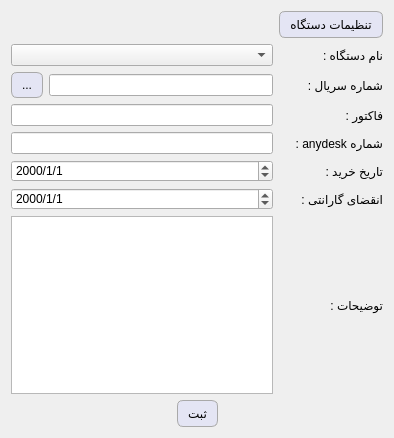
<?xml version="1.0" encoding="UTF-8"?>
<ui version="4.0">
 <class>ProductRegister</class>
 <widget class="QWidget" name="ProductRegister">
  <property name="geometry">
   <rect>
    <x>0</x>
    <y>0</y>
    <width>394</width>
    <height>438</height>
   </rect>
  </property>
  <property name="windowTitle">
   <string>محصولات</string>
  </property>
  <property name="styleSheet">
   <string notr="true">QPushButton {
    background-color: rgb(228, 229, 244); /* Light gray background */
    border: 1px solid #a9a9a9; /* Darker gray border for a 3D effect */
    border-radius: 6px; /* Rounded corners */
    padding: 5px 10px; /* Padding for a button-like appearance */
    color: black; /* Text color */
    
    /* Subtle gradient for a shiny effect */
    background: qlineargradient(spread:pad, x1:0, y1:0, x2:0, y2:1, 
                                stop:0 #f0f0f0, stop:1 #d3d3d3);
}

QPushButton:hover {
    background-color: #e6e6e6; /* Change to a lighter shade on hover */
    border-color: #b0b0b0; /* Change border color on hover */
}

QPushButton:pressed {
    background-color: #bfbfbf; /* Darker gray when pressed */
    border-color: #808080; /* Slightly darker border when pressed */
}


QWidget {font: 12pt &quot;Segoe UI&quot;;}</string>
  </property>
  <layout class="QVBoxLayout" name="verticalLayout">
   <item>
    <layout class="QGridLayout" name="gridLayout">
     <item row="2" column="1">
      <widget class="QLabel" name="label">
       <property name="text">
        <string>شماره سریال :</string>
       </property>
      </widget>
     </item>
     <item row="9" column="1">
      <widget class="QLabel" name="label_6">
       <property name="text">
        <string>تاریخ خرید :</string>
       </property>
      </widget>
     </item>
     <item row="2" column="0">
      <layout class="QHBoxLayout" name="horizontalLayout_2">
       <item>
        <widget class="QPushButton" name="pushButton_2">
         <property name="sizePolicy">
          <sizepolicy hsizetype="Fixed" vsizetype="Fixed">
           <horstretch>0</horstretch>
           <verstretch>0</verstretch>
          </sizepolicy>
         </property>
         <property name="maximumSize">
          <size>
           <width>40</width>
           <height>16777215</height>
          </size>
         </property>
         <property name="text">
          <string>...</string>
         </property>
        </widget>
       </item>
       <item>
        <widget class="QLineEdit" name="lineEdit_8"/>
       </item>
      </layout>
     </item>
     <item row="11" column="0">
      <widget class="QDateEdit" name="dateEdit_2">
       <property name="displayFormat">
        <string>yyyy/M/d</string>
       </property>
      </widget>
     </item>
     <item row="5" column="0">
      <widget class="QLineEdit" name="lineEdit_10"/>
     </item>
     <item row="6" column="0">
      <widget class="QLineEdit" name="lineEdit_11"/>
     </item>
     <item row="6" column="1">
      <widget class="QLabel" name="label_4">
       <property name="text">
        <string>شماره anydesk :</string>
       </property>
      </widget>
     </item>
     <item row="1" column="1">
      <widget class="QLabel" name="label_2">
       <property name="text">
        <string>نام دستگاه :</string>
       </property>
      </widget>
     </item>
     <item row="1" column="0">
      <widget class="QComboBox" name="comboBox"/>
     </item>
     <item row="11" column="1">
      <widget class="QLabel" name="label_5">
       <property name="text">
        <string>انقضای گارانتی :</string>
       </property>
      </widget>
     </item>
     <item row="0" column="1">
      <widget class="QPushButton" name="devBtn">
       <property name="text">
        <string>تنظیمات دستگاه</string>
       </property>
      </widget>
     </item>
     <item row="13" column="1">
      <widget class="QLabel" name="label_7">
       <property name="text">
        <string>توضیحات :</string>
       </property>
      </widget>
     </item>
     <item row="13" column="0">
      <widget class="QTextEdit" name="textEdit"/>
     </item>
     <item row="5" column="1">
      <widget class="QLabel" name="label_3">
       <property name="text">
        <string>فاکتور :</string>
       </property>
      </widget>
     </item>
     <item row="9" column="0">
      <widget class="QDateEdit" name="dateEdit">
       <property name="displayFormat">
        <string>yyyy/M/d</string>
       </property>
      </widget>
     </item>
    </layout>
   </item>
   <item>
    <layout class="QHBoxLayout" name="horizontalLayout">
     <item>
      <spacer name="horizontalSpacer">
       <property name="orientation">
        <enum>Qt::Orientation::Horizontal</enum>
       </property>
       <property name="sizeHint" stdset="0">
        <size>
         <width>40</width>
         <height>20</height>
        </size>
       </property>
      </spacer>
     </item>
     <item>
      <widget class="QPushButton" name="pushButton">
       <property name="sizePolicy">
        <sizepolicy hsizetype="Fixed" vsizetype="Fixed">
         <horstretch>0</horstretch>
         <verstretch>0</verstretch>
        </sizepolicy>
       </property>
       <property name="text">
        <string>ثبت</string>
       </property>
      </widget>
     </item>
     <item>
      <spacer name="horizontalSpacer_2">
       <property name="orientation">
        <enum>Qt::Orientation::Horizontal</enum>
       </property>
       <property name="sizeHint" stdset="0">
        <size>
         <width>40</width>
         <height>20</height>
        </size>
       </property>
      </spacer>
     </item>
    </layout>
   </item>
  </layout>
 </widget>
 <tabstops>
  <tabstop>comboBox</tabstop>
  <tabstop>lineEdit_8</tabstop>
  <tabstop>lineEdit_10</tabstop>
  <tabstop>lineEdit_11</tabstop>
  <tabstop>textEdit</tabstop>
  <tabstop>pushButton</tabstop>
  <tabstop>devBtn</tabstop>
  <tabstop>pushButton_2</tabstop>
 </tabstops>
 <resources/>
 <connections/>
</ui>
